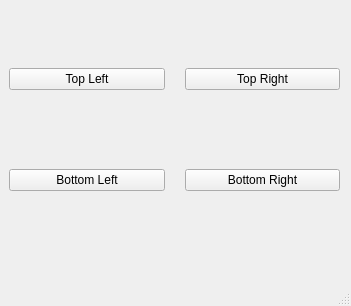
<?xml version="1.0" encoding="UTF-8"?>
<ui version="4.0">
 <class>MainWindow</class>
 <widget class="QMainWindow" name="MainWindow">
  <property name="geometry">
   <rect>
    <x>0</x>
    <y>0</y>
    <width>351</width>
    <height>306</height>
   </rect>
  </property>
  <property name="windowTitle">
   <string>MainWindow</string>
  </property>
  <widget class="QWidget" name="centralwidget">
   <widget class="QWidget" name="gridLayoutWidget">
    <property name="geometry">
     <rect>
      <x>-1</x>
      <y>-1</y>
      <width>351</width>
      <height>261</height>
     </rect>
    </property>
    <layout class="QGridLayout" name="gridLayout">
     <property name="leftMargin">
      <number>10</number>
     </property>
     <property name="topMargin">
      <number>10</number>
     </property>
     <property name="rightMargin">
      <number>10</number>
     </property>
     <property name="bottomMargin">
      <number>10</number>
     </property>
     <property name="spacing">
      <number>20</number>
     </property>
     <item row="0" column="1">
      <widget class="QPushButton" name="top_right_button">
       <property name="text">
        <string>Top Right</string>
       </property>
      </widget>
     </item>
     <item row="0" column="0">
      <widget class="QPushButton" name="top_left_button">
       <property name="text">
        <string>Top Left</string>
       </property>
      </widget>
     </item>
     <item row="1" column="0">
      <widget class="QPushButton" name="bottom_left_button">
       <property name="text">
        <string>Bottom Left</string>
       </property>
      </widget>
     </item>
     <item row="1" column="1">
      <widget class="QPushButton" name="bottom_right_button">
       <property name="text">
        <string>Bottom Right</string>
       </property>
      </widget>
     </item>
    </layout>
   </widget>
  </widget>
  <widget class="QMenuBar" name="menubar">
   <property name="geometry">
    <rect>
     <x>0</x>
     <y>0</y>
     <width>351</width>
     <height>20</height>
    </rect>
   </property>
  </widget>
  <widget class="QStatusBar" name="statusbar"/>
 </widget>
 <resources/>
 <connections/>
</ui>
